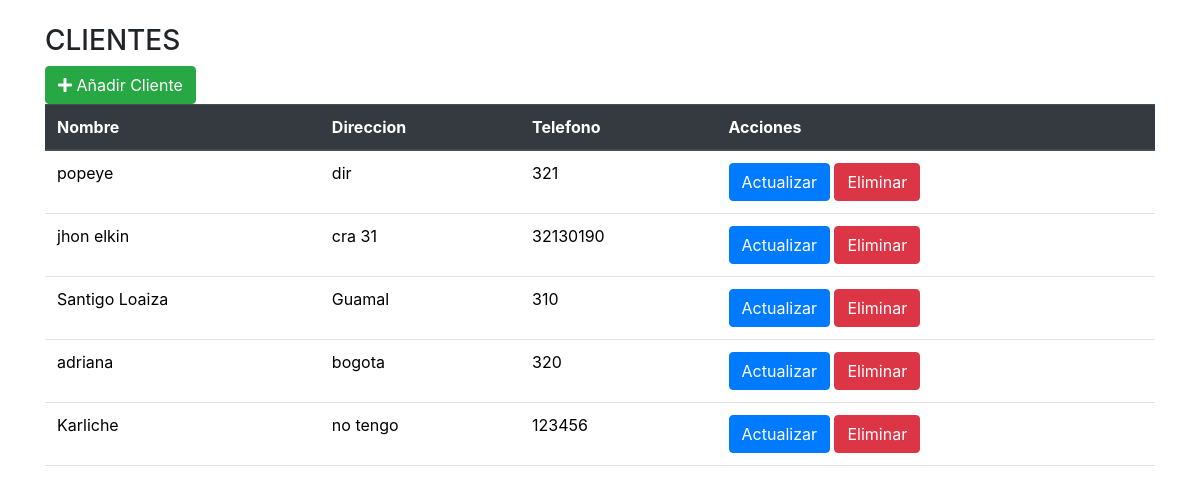
Page /cliente/cliente.php on the committed database.
### tables this page shows
CREATE TABLE `cliente` (
  `id_cliente` int(11) NOT NULL,
  `nombre` varchar(255) NOT NULL,
  `direccion` varchar(255) DEFAULT NULL,
  `telefono` varchar(20) DEFAULT NULL
);

### cliente/cliente.php (the view, shortened to what this page needs)
<?php
include('../bd/conexion.php');
include('../scripts/head.php');
$query = "SELECT * FROM cliente";
$resultado = $conexion->query($query);
?>
<!DOCTYPE html>
<html lang="en">
<head>
</head>
<body>
    <div class="container mt-4">
        <h3>CLIENTES</h3>
        <table class="table">
            <thead class="thead-dark">
                <tr>
                    <th>Nombre</th>
                    <th>Direccion</th>
                    <th>Telefono</th>
                    <th>Acciones</th>
                    <a href='crear_cliente.php' class='btn btn-success'>
                        <i class="fas fa-plus"></i> Añadir Cliente
                    </a>
                </tr>
            </thead>
            <tbody>
                <?php
                while ($fila = $resultado->fetch_assoc()) {
                    echo "<tr>";
                    echo "<td>" . $fila["nombre"] . "</td>";
                    echo "<td>" . $fila["direccion"] . "</td>";
                    echo "<td>" . $fila["telefono"] . "</td>";
                    echo "<td><a href='actualizar_cliente.php?id=" . $fila["id_cliente"] . "' class='btn btn-primary'>Actualizar</a> <a href='op_eliminar_cliente.php?id=" . $fila["id_cliente"] . "' class='btn btn-danger'>Eliminar</a></td>";
                    echo "</tr>";
                }
                ?>
            </tbody>
        </table>
    </div>
</body>
</html>

### rows in the picture
cliente: nombre "popeye", direccion "dir", telefono "321"
cliente: nombre "jhon elkin", direccion "cra 31", telefono "32130190"
cliente: nombre "Santigo Loaiza", direccion "Guamal", telefono "310"
cliente: nombre "adriana", direccion "bogota", telefono "320"
cliente: nombre "Karliche", direccion "no tengo", telefono "123456"
